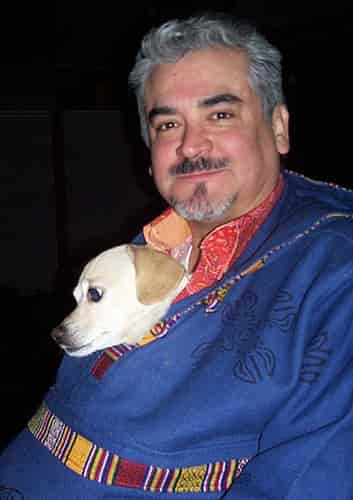
#> input picture tests/data/VOCdevkit/VOC2007/JPEGImages/000001.jpg, 353 x 500 px
$ python -i Image_HSI_to_JPG.py   (imports and definitions only)
#> lines starting #> are read from the running program, lines starting #| are printed output that depends on the picture
#!/usr/bin/env python3
# -*- coding: utf-8 -*-
"""
Created on Sun May  8 16:22:29 2022

@author: jgjang
"""

import numpy as np

from PIL import Image, ImageEnhance

def enhancer(img):
    PIL_img = Image.fromarray(img)
    out = ImageEnhance.Brightness(PIL_img).enhance(4)
    out = ImageEnhance.Contrast(out).enhance(0.7)
    out = ImageEnhance.Color(out).enhance(0.6)
    out = ImageEnhance.Sharpness(out).enhance(2.5)
    out = np.array(out)
    return out

def HSItensor2imgs(img):
    img = (255*img/ 0.235).astype(np.uint8)
    idx = [17,34,53]
    return enhancer(img[:,:,idx])

def HSItensor2imgs_chan(img, idx):
    img = (255*img/ 0.235).astype(np.uint8)
    return enhancer(img[:,:,idx])

>>> import cv2
>>> picture = cv2.imread('../tests/data/VOCdevkit/VOC2007/JPEGImages/000001.jpg', cv2.IMREAD_GRAYSCALE)
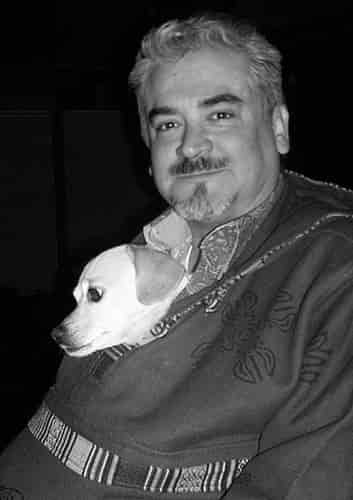
#> picture: shape (500, 353); min 0, max 255, mean 64
>>> result = enhancer(picture)
#> in enhancer, `out = ImageEnhance.Brightness(PIL_img).enhance(4)`:
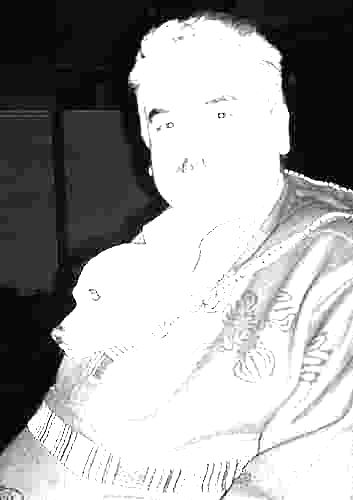
#> out: PIL image 353x500 L; min 0, max 255, mean 162.9
#> in enhancer, `out = ImageEnhance.Contrast(out).enhance(0.7)`:
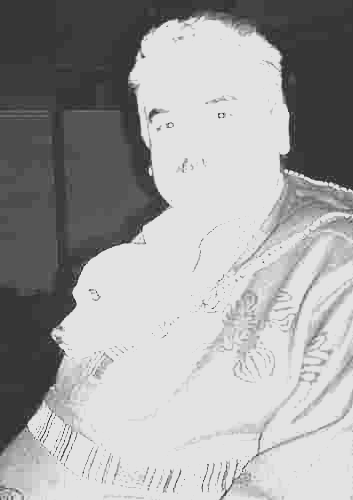
#> out: PIL image 353x500 L; min 48, max 227, mean 162.5
